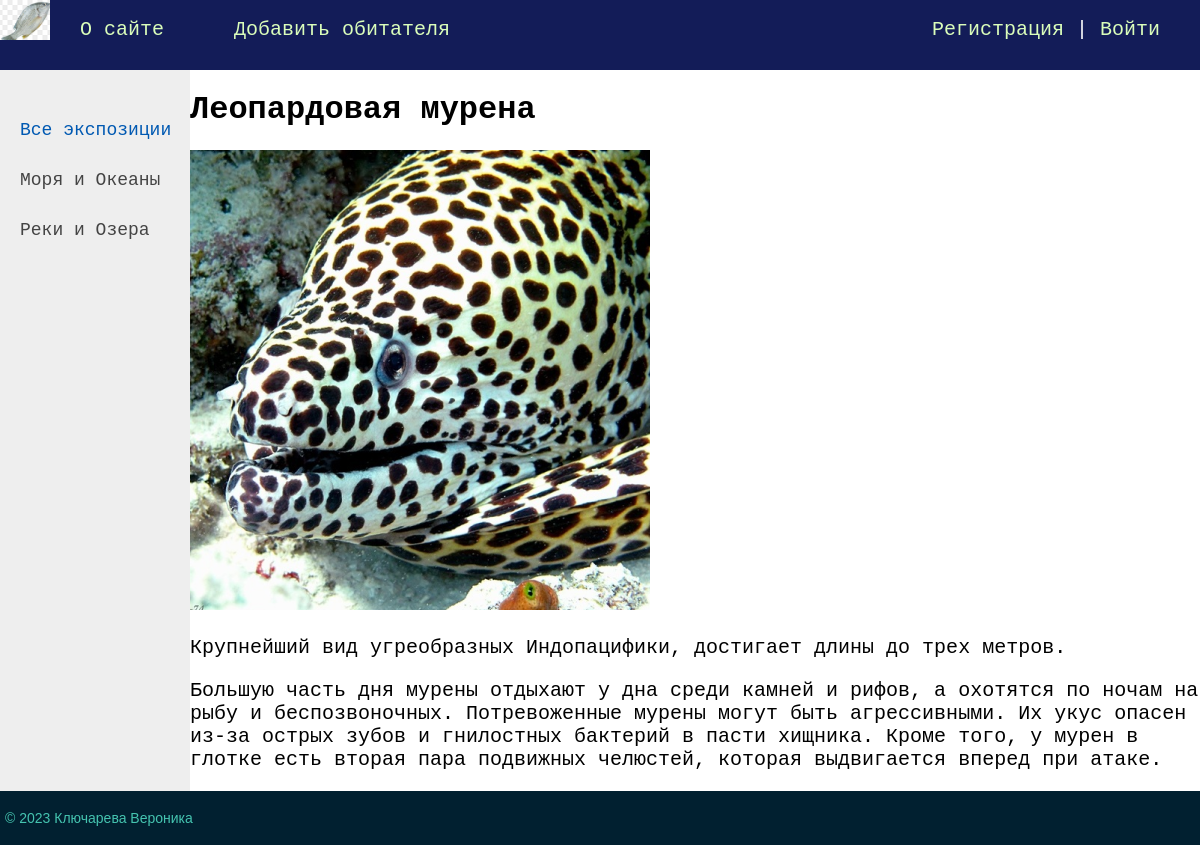
Screenshot of /post/leopardovaya-murena/ with the database file from the repository.
### website/models.py (models this page shows, shortened)
class Category(models.Model):
    name = models.CharField(max_length=100, db_index=True, verbose_name="Экспозиция")
    slug = models.SlugField(max_length=255, unique=True, db_index=True, verbose_name="URL")
    def get_absolute_url(self):
        return reverse('category', kwargs={'cat_slug': self.slug})
    class Meta:
        verbose_name = 'Экспозиция'
        verbose_name_plural = 'Экспозиции'
        ordering = ['id']

class Fish(models.Model):
    title = models.CharField(max_length=255, verbose_name="Заголовок")
    slug = models.SlugField(max_length=255, unique=True, db_index=True, verbose_name="URL")
    content = models.TextField(blank=True, verbose_name="Текст статьи")
    photo = models.ImageField(upload_to="photos/%Y/%m/%d/", verbose_name="Фото")
    time_create = models.DateTimeField(auto_now_add=True, verbose_name="Время создания")
    time_update = models.DateTimeField(auto_now=True, verbose_name="Время изменения")
    is_published = models.BooleanField(default=True, verbose_name="Публикация")
    cat = models.ForeignKey('Category', on_delete=models.PROTECT, verbose_name="Экспозиция")
    def __str__(self):
        return self.title
    class Meta:
        verbose_name = 'Жители океанариума'
        verbose_name_plural = 'Жители океанариума'
        ordering = ['id']

### website/views.py (the view)
# urls.py: path('post/<slug:post_slug>/', ShowPost.as_view(), name='post'),
class ShowPost(DataMixin, DetailView):
    model = Fish
    template_name = 'fish/post.html'
    slug_url_kwarg = 'post_slug'
    context_object_name = 'post'
    def get_context_data(self, *, object_list=None, **kwargs):
        context = super().get_context_data(**kwargs)
        c_def = self.get_user_context(title=context['post'])
        return dict(list(context.items()) + list(c_def.items()))

### website/utils.py (called while the page is built)
    def get_user_context(self, **kwargs):
        context = kwargs
        cats = Category.objects.annotate(Count('fish'))
        user_menu = menu.copy()
        if not self.request.user.is_authenticated:
            user_menu.pop(1)
        context['menu'] = user_menu
        context['cats'] = cats
        if 'cat_selected' not in context:
            context['cat_selected'] = 0
        return context

### website/templates/fish/post.html
{% extends 'fish/base.html' %}
{% block content %}
<h1>{{post.title}}</h1>
{% if post.photo %}
<p><img class="img-main" src="{{post.photo.url}}"></p>
{% endif %}
{{post.content|linebreaks}}
{% endblock %}

### website/templates/fish/base.html (shortened to what this page needs)
{% load static %}
<!DOCTYPE html>
<html>
<head>
	<link type="text/css" href="{% static 'fish/css/styles1.css' %}" rel="stylesheet" />
</head>
<body>
<table class="table-page" border=0 cellpadding="0" cellspacing="0">
<tr><td valign=top>
{% block mainmenu %}
		<div class="header">
			<ul id="mainmenu" class="mainmenu">
			<li class="logo"><a href="{% url 'home' %}"><div class="logo"></div></a></li>
{% for m in menu %}
			<li><a href="{% url m.url_name %}">{{m.title}}</a></li>
{% endfor %}
				{% if request.user.is_authenticated %}
				<li class="last"> {{user.username}} | <a href="{% url 'logout' %}">Выйти</a></li>
				{% else %}
				<li class="last"><a href="{% url 'register' %}">Регистрация</a> | <a href="{% url 'login' %}">Войти</a></li>
				{% endif %}
			</ul>
		</div>
{% endblock mainmenu %}
<table class="table-content" border=0 cellpadding="0" cellspacing="0">
<tr>
	<td valign="top" class="left-chapters">
	<ul id="leftchapters">
{% if cat_selected == 0 %}
		<li class="selected">Все экспозиции</li>
{% else %}
		<li><a href="{% url 'home' %}">Все экспозиции</a></li>
{% endif %}
{% for c in cats %}
{% if c.fish__count > 0 %}
	{% if c.pk == cat_selected %}
		<li class="selected">{{c.name}}</li>
	{% else %}
		<li><a href="{{ c.get_absolute_url }}">{{c.name}}</a></li>
	{% endif %}
{% endif %}
{% endfor %}
	</ul>
</td>
<td valign="top" class="content">
	<div class="content-text">
{% block content %}
{% endblock %}
	</div>
</td></tr></table>
</td></tr>
<tr><td valign=top>
	<div id="footer">
		<p>&copy; 2023 Ключарева Вероника</p>
	</div>
</td></tr></table>
</body>
</html>

### website/static/fish/css/styles1.css (style rules this page uses)
html, body { font-family: 'Courier New'; margin: 0; padding: 0; height: 100%; width: 100%; color: #444; }
a { color: #0059b2; text-decoration: none; }
img { max-width: 600px; height: auto; }
.table-page { width: 100%; height: 100%; vertical-align: top; }
.table-page tr { height: 100%; }
.header { background: #131c58; height: 70px; }
.logo { background: url('../images/logo.jpg'); width: 50px; height: 50px; background-repeat: no-repeat; background-size: cover; background-position: center; }
ul.mainmenu { list-style: none; margin: 0; padding: 0; height: 40px; color: #fcfcfc; font-size: 20px; overflow: hidden; }
ul.mainmenu li { float: left; margin: 18px 40px 0 30px; }
ul.mainmenu li.logo { margin: 0; }
ul.mainmenu li.last { float: right; }
ul.mainmenu li a { color: #DAFDBA; text-decoration: none; }
.table-content { width: 100%; min-height: 100%; height: 100%; }
.left-chapters { margin: 0; background: #eee; min-height: 100%; }
.left-chapters ul { width: 160px; min-height: 100%; margin: 0; padding: 20px 10px 10px 20px; list-style: none; font-size: 18px; }
.left-chapters ul li { margin: 30px 0 0 0; color: #999; }
.left-chapters ul li.selected { color: #0059b2; }
.left-chapters ul li a { color: #444; text-decoration: none; }
.content { background: #eee padding: 40px 20px 20px 40px; width: 100%; box-sizing: border-box; }
.content-text { background: #eee margin: 60px 0 0 30px; color: #000; font-size: 20px; font-family: Courier New; }
.content-text h1 { font-size: 32px; }
#footer { box-sizing: border-box; background: #012030; padding: 5px; color: #45C4B0; font-size: 14px; font-family: Verdana, Geneva, Arial, Helvetica; text-align: left; overflow: hidden; }

### rows the page displays
Category: name "Моря и Океаны"
Category: name "Реки и Озера"
Fish: title "Леопардовая мурена", photo (picture), content "Крупнейший вид угреобразных Индопацифики, достигает длины до трех метров. Большую часть дня мурены отдыхают у дна среди камней и рифов, а охотятся по ночам на рыбу и беспозвоночных. Потревоженные мурены могут быть агрессивными. Их укус опасен из-за острых зубов и гнилостных бактерий в пасти хищника. Кроме того, у мурен в глотке есть вторая пара подвижных челюстей, которая выдвигается вперед при атаке."

### other values shown
{{ m.title }} "О сайте" "Добавить обитателя"
